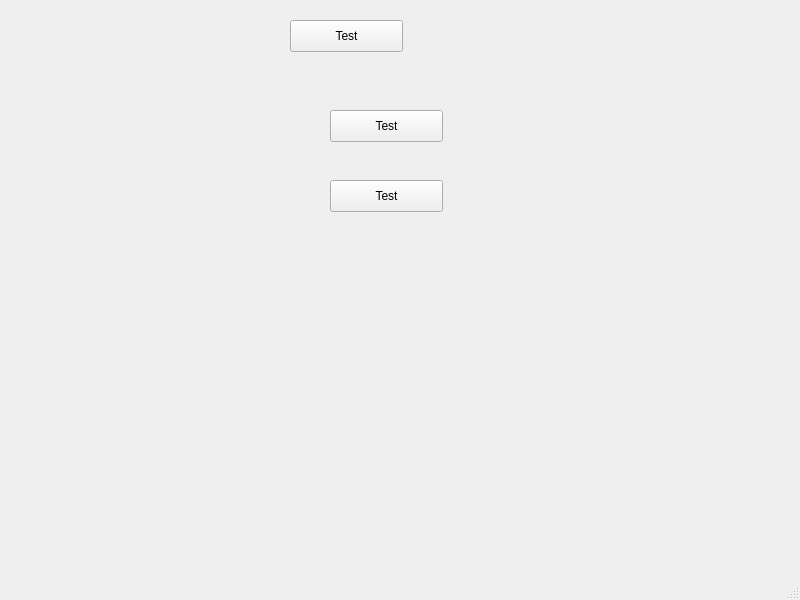
<?xml version="1.0" encoding="UTF-8"?>
<ui version="4.0">
 <class>MainWindow</class>
 <widget class="QMainWindow" name="MainWindow">
  <property name="geometry">
   <rect>
    <x>0</x>
    <y>0</y>
    <width>800</width>
    <height>600</height>
   </rect>
  </property>
  <property name="windowTitle">
   <string>MainWindow</string>
  </property>
  <widget class="QWidget" name="centralwidget">
   <widget class="QPushButton" name="pushButton">
    <property name="geometry">
     <rect>
      <x>290</x>
      <y>20</y>
      <width>113</width>
      <height>32</height>
     </rect>
    </property>
    <property name="text">
     <string>Test</string>
    </property>
   </widget>
   <widget class="QPushButton" name="pushButton_2">
    <property name="geometry">
     <rect>
      <x>330</x>
      <y>110</y>
      <width>113</width>
      <height>32</height>
     </rect>
    </property>
    <property name="text">
     <string>Test</string>
    </property>
   </widget>
   <widget class="QPushButton" name="pushButton_3">
    <property name="geometry">
     <rect>
      <x>330</x>
      <y>180</y>
      <width>113</width>
      <height>32</height>
     </rect>
    </property>
    <property name="text">
     <string>Test</string>
    </property>
   </widget>
  </widget>
  <widget class="QMenuBar" name="menubar">
   <property name="geometry">
    <rect>
     <x>0</x>
     <y>0</y>
     <width>800</width>
     <height>22</height>
    </rect>
   </property>
  </widget>
  <widget class="QStatusBar" name="statusbar"/>
 </widget>
 <resources/>
 <connections/>
</ui>
